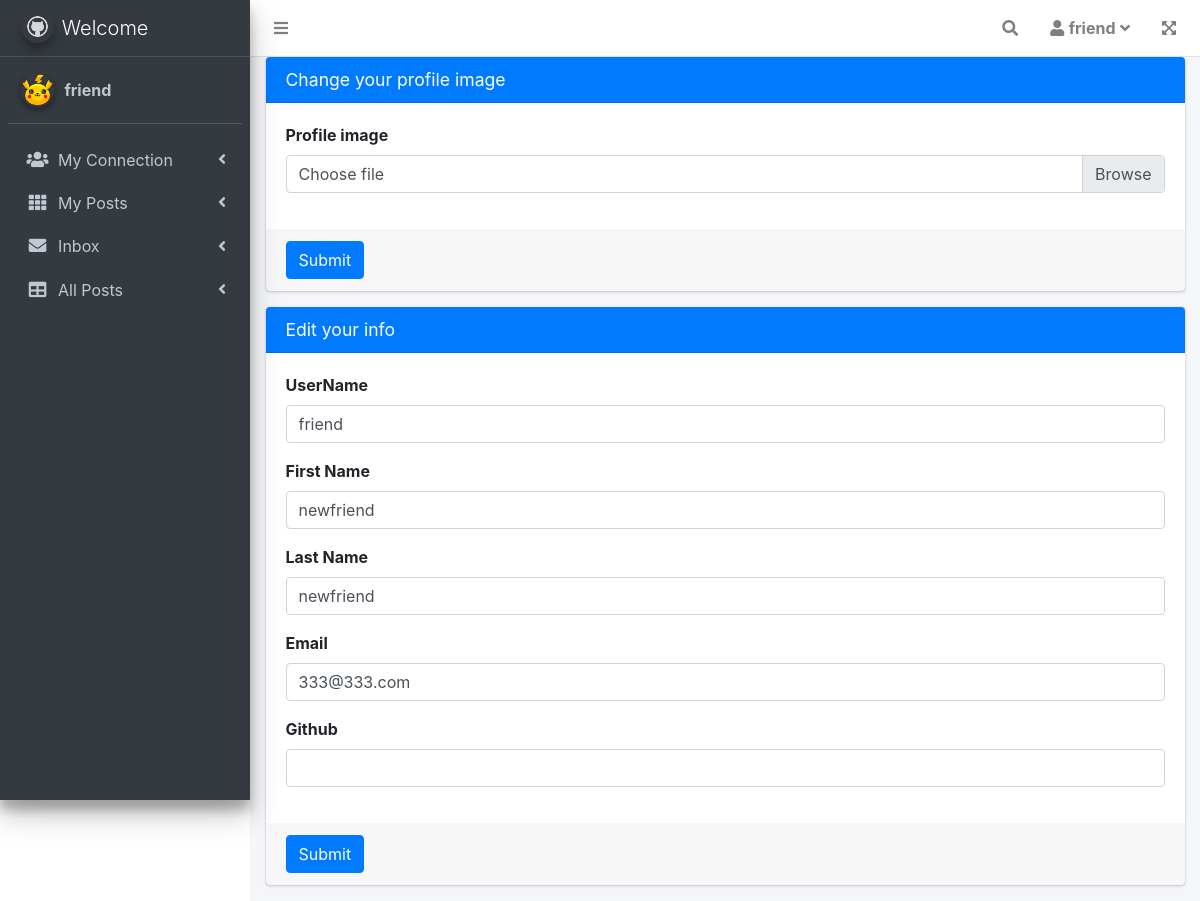
Screenshot of /author/editProfile/ (signed in) with the database file from the repository.
### Author/models.py (models this page shows)
class User(AbstractUser):
    id = models.AutoField(primary_key=True)
    username = models.CharField(max_length=20, unique=True)
    profile_image = models.URLField(blank=True)
    email = models.CharField(max_length=20, unique=True)
    is_active = models.BooleanField(default=False)
    created = models.DateTimeField(auto_now_add=True)
    updated = models.DateTimeField(auto_now_add=True)
    u_phone = models.CharField(max_length=20, verbose_name='phone_number', default='', blank=True)
    first_name = models.CharField(max_length=20)
    last_name = models.CharField(max_length=20)
    github = models.CharField(max_length=100, blank=True)
    class Meta:
        db_table = 'sys_user_info'
        verbose_name = 'Author'
        verbose_name_plural = verbose_name

### Author/views.py (the view, shortened to what this page needs)
# urls.py: path('editProfile/', login_required(UserEditInfoView.as_view()), name='edit_profile'),
class UserEditInfoView(LoginRequiredMixin, View):
    def get(self, request):
        curr_user = request.user
        context = {
            'current_author': curr_user,
        }
        return render(request, 'profile_edit.html', context=context)

### templates/profile_edit.html (shortened to what this page needs)
{% extends 'base_main.html' %}
{% load static %}
{% block Content_Wrapper %}
  <div class="content-wrapper">
    <section class="content">
      <div class="container-fluid">
        <div class="row">
          <div class="col-md-12">
            <div class="card card-primary">
              <div class="card-header">
                <h3 class="card-title">Change your profile image</h3>
              </div>
              <form method="Post" action="{% url 'Author:edit_profile' %}">
                <div class="card-body">
                  <div class="form-group">
                    <label for="exampleInputFile">Profile image</label>
                    <div class="input-group">
                      <div class="custom-file">
                        <label class="custom-file-label" for="exampleInputFile">Choose file</label>
                      </div>
                    </div>
                  </div>
                </div>
                <div class="card-footer">
                  <button type="submit" class="btn btn-primary">Submit</button>
                </div>
              </form>
            </div>
          </div>
        </div>
        <div class="row">
          <div class="col-md-12">
            <div class="card card-primary">
              <div class="card-header">
                <h3 class="card-title">Edit your info</h3>
              </div>
              <form action="{% url 'Author:edit_profile' %}" method="post" enctype="multipart/form-data">
                <div class="card-body">
                  <div class="form-group">
                    <label for="exampleInputEmail1">UserName</label>
                    <input type="text" class="form-control" id="username" name="username" value={{ current_author.username }}>
                  </div>
                  <div class="form-group">
                    <label for="exampleInputEmail1">First Name</label>
                    <input type="text" class="form-control" id="first_name" name="first_name" value={{ current_author.first_name }}>
                  </div>
                  <div class="form-group">
                    <label for="exampleInputEmail1">Last Name</label>
                    <input type="text" class="form-control" id="last_name" name="last_name" value={{ current_author.last_name }}>
                  </div>
                  <div class="form-group">
                    <label for="exampleInputEmail1">Email</label>
                    <input type="email" class="form-control" id="email" name="email" value={{ current_author.email }}>
                  </div>
                  <div class="form-group">
                    <label for="exampleInputPassword1">Github</label>
                    <input type="text" class="form-control" id="github" name="github" value={{ current_author.github }}>
                  </div>
                </div>
                <div class="card-footer">
                  <button type="submit" id="btn_edit_profile" class="btn btn-primary">Submit</button>
                </div>
            </div>
          </div>
        </div>
      </div>
    </section>
  </div>
{% endblock Content_Wrapper%}

### templates/base_main.html (shortened to what this page needs)
{% extends 'base_no_content.html' %}
{% load static %}
{% block bodyclass %}class="hold-transition sidebar-mini layout-fixed"
    data-panel-auto-height-mode="height"{% endblock bodyclass %}
{% block body %}
    <div class="wrapper">
        <nav class="main-header navbar navbar-expand navbar-white navbar-light">
            <ul class="navbar-nav">
                <li class="nav-item">
                    <a class="nav-link" data-widget="pushmenu" href="#" role="button"><i class="fa fa-bars"></i></a>
                </li>
            </ul>
            <ul class="navbar-nav ml-auto">
                <li class="nav-item">
                <a class="nav-link" data-widget="navbar-search" href="#" role="button">
                  <i class="fas fa-search"></i>
                </a>
                </li>
                <li class="nav-item dropdown">
                    <a class="nav-link" data-toggle="dropdown" href="#">
                        <i class="fa fa-user"></i>
                        <span class="block m-t-xs"><strong class="font-bold">{{ current_author.username }}</strong></span>
                        <i class="fas fa-angle-down"></i>
                    </a>
                </li>
                <li class="nav-item">
                    <a class="nav-link" data-widget="fullscreen" href="#" role="button">
                        <i class="fas fa-expand-arrows-alt"></i>
                    </a>
                </li>
            </ul>
        </nav>
        <aside class="main-sidebar sidebar-dark-primary elevation-4">
            <a href="#" class="brand-link">
                <img src="{% static 'mine/images/img.png' %}" alt="Logo Placeholder"
                     class="brand-image img-circle elevation-3" style="opacity: .8">
                <span class="brand-text font-weight-light">Welcome</span>
            </a>
            <div class="sidebar">
                <div class="user-panel mt-3 pb-3 mb-3 d-flex">
                    <div class="image">
                        {% if current_author.profile %}
                        <img src="{% static 'adminlte/dist/img/user2-160x160.jpg' %}" class="img-circle elevation-2"
                             alt="User Image">
                        {% else %}
                        <img src="{% static 'mine/images/default_avatar.png' %}" class="img-circle elevation-2"
                             alt="User Image">
                        {% endif %}
                    </div>
                    <div class="info">
                        <a href="#">
                <span class="clear">
                    <span class="block m-t-xs"><strong class="font-bold">{{ current_author.username }}</strong></span>
                </span>
                        </a>
                    </div>
                </div>
                <nav class="mt-2">
                    <ul class="nav nav-pills nav-sidebar flex-column" data-widget="treeview" role="menu"
                        data-accordion="false">
                        <li class="nav-item">
                            <a href="#" class="nav-link">
                                <i class="nav-icon fas fa-users"></i>
                                <p>
                                    My Connection
                                    <i class="right fas fa-angle-left"></i>
                                </p>
                            </a>
                        </li>
                        <li class="nav-item">
                            <a href="" class="nav-link">
                                <i class="nav-icon fas fa-th"></i>
                                <p>
                                    My Posts
                                    <i class="right fas fa-angle-left"></i>
                                </p>
                            </a>
                        </li>
                        <li class="nav-item">
                            <a href="#" class="nav-link">
                                <i class="nav-icon fas fa-envelope"></i>
                                <p>
                                    Inbox
                                    <i class="right fas fa-angle-left"></i>
                                </p>
                            </a>
                        </li>
                        <li class="nav-item">
                            <a href="" class="nav-link">
                                <i class="nav-icon fas fa-table"></i>
                                <p>
                                    All Posts
                                    <i class="right fas fa-angle-left"></i>
                                </p>
                            </a>
                        </li>
                    </ul>
                </nav>
            </div>
        </aside>
        {% block Content_Wrapper %}
        {% endblock Content_Wrapper%}
    </div>
{% endblock body %}

### rows the page displays
User: username "friend", first_name "newfriend", last_name "newfriend", email "333@333.com"
